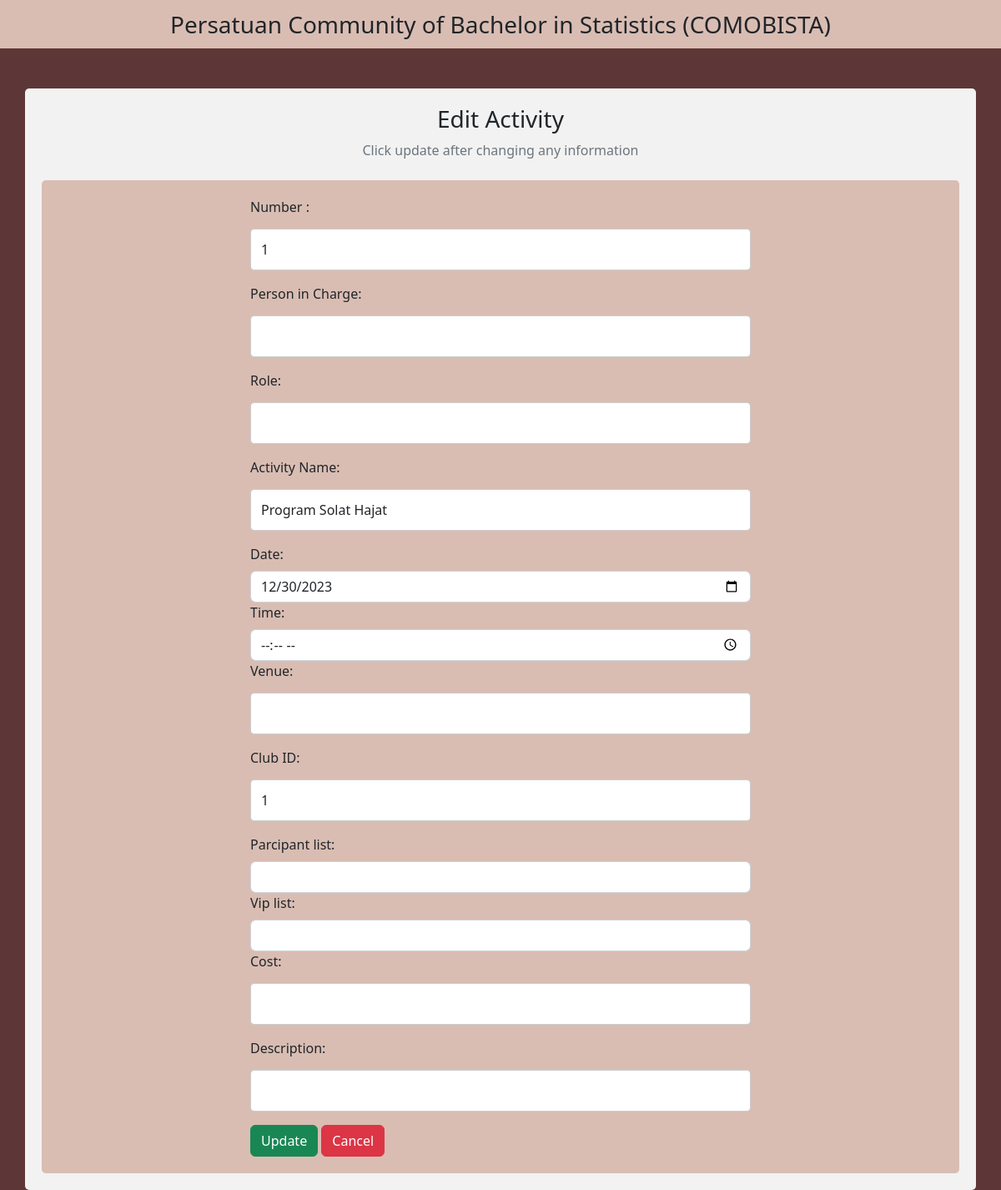
Page /activity/edit_activity.php?activity_id=1 on the committed database.
### tables this page shows
CREATE TABLE `activity` (
  `activity_id` int NOT NULL,
  `activity_name` varchar(200) NOT NULL,
  `activity_date` date NOT NULL,
  `club_id` int NOT NULL
);

### activity/edit_activity.php (the view, shortened to what this page needs)
<?php
include "db_conn.php";
$activity_id = $_GET["activity_id"];
?>
<!DOCTYPE html>
<html lang="en">
<head>
  <link href="https://cdn.jsdelivr.net/npm/bootstrap@5.2.3/dist/css/bootstrap.min.css" rel="stylesheet">
  <link rel="stylesheet" href="https://cdnjs.cloudflare.com/ajax/libs/font-awesome/6.4.0/css/all.min.css" />
  <link rel="stylesheet" type="text/css" href="style4.css">
</head>
<body>
  <nav class="navbar navbar-light justify-content-center fs-3 mb-5" style="background-color: #d9bdb3;">
    Persatuan Community of Bachelor in Statistics (COMOBISTA)
  </nav>
  <div class="container">
    <div class="text-center mb-4">
      <h3>Edit Activity</h3>
      <p class="text-muted">Click update after changing any information</p>
    </div>
    <?php
    $sql = "SELECT * FROM `activity` WHERE activity_id = $activity_id LIMIT 1";
    $result = mysqli_query($conn, $sql);
    $row = mysqli_fetch_assoc($result);
    ?>
    <div class="container d-flex justify-content-center" style="background-color: #d9bdb3;">
      <form action="" method="post" style="width:50vw; min-width:300px;">
            <label class="form-label">Number :</label>
            <input type="text" class="form-control" name="activity_id" value="<?php echo $row['activity_id'] ?>">
            <label class="form-label">Person in Charge:</label>
            <input type="text" class="form-control" name="activity_pic" value="<?php echo $row['activity_pic'] ?>">
            <label class="form-label">Role:</label>
            <input type="text" class="form-control" name="activity_picrole" value="<?php echo $row['activity_picrole'] ?>">
            <label class="form-label">Activity Name:</label>
            <input type="text" class="form-control" name="activity_name" value="<?php echo $row['activity_name'] ?>">
            <label class="form-label">Date:</label>
            <input type="date" class="form-control" name="activity_date" value="<?php echo $row['activity_date'] ?>">
            <label class="form-label">Time:</label>
            <input type="time" class="form-control" name="activity_id" value="<?php echo $row['activity_time'] ?>">
            <label class="form-label">Venue:</label>
            <input type="text" class="form-control" name="activity_id" value="<?php echo $row['activity_venue'] ?>">
          <label class="form-label">Club ID:</label>
          <input type="text" class="form-control" name="club_id" value="<?php echo $row['club_id'] ?>">
          <label class="form-label">Parcipant list:</label>
            <input type="number" class="form-control" name="activity_participant" value="<?php echo $row['activity_participant'] ?>">
          <label class="form-label">Vip list:</label>
          <input type="number" class="form-control" name="activity_vip" value="<?php echo $row['activity_vip'] ?>">
          <label class="form-label">Cost:</label>
            <input type="text" class="form-control" name="activity_cost" value="<?php echo $row['activity_cost'] ?>">
          <label class="form-label">Description:</label>
            <input type="text" class="form-control" name="activity_desc" value="<?php echo $row['activity_desc'] ?>">
        <div>
          <button type="submit" class="btn btn-success" name="submit">Update</button>
          <a href="activity.php" class="btn btn-danger">Cancel</a>
        </div>
      </form>
    </div>
  </div>
</body>
</html>

### activity/style4.css (style rules this page uses)
body { background-color: #5d3737; text-color: white; }
input[type=text], select, textarea { width: 100%; padding: 12px; border: 1px solid #ccc; border-radius: 4px; box-sizing: border-box; margin-top: 6px; margin-bottom: 16px; resize: vertical }
.container { border-radius: 5px; background-color: #f2f2f2; padding: 20px; }

### rows in the picture
activity: activity_id "1", activity_name "Program Solat Hajat", activity_date "12/30/2023", club_id "1"
